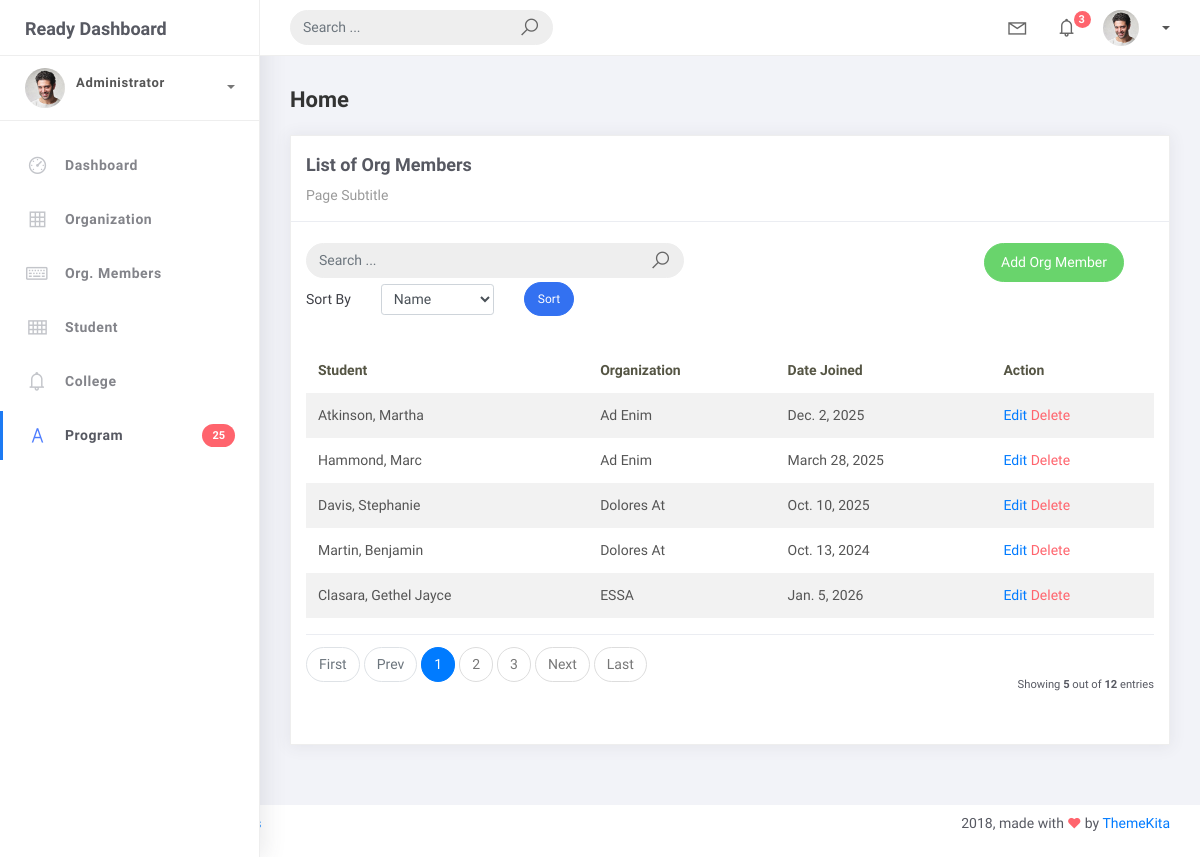
The app's page /orgmember_list, older data.
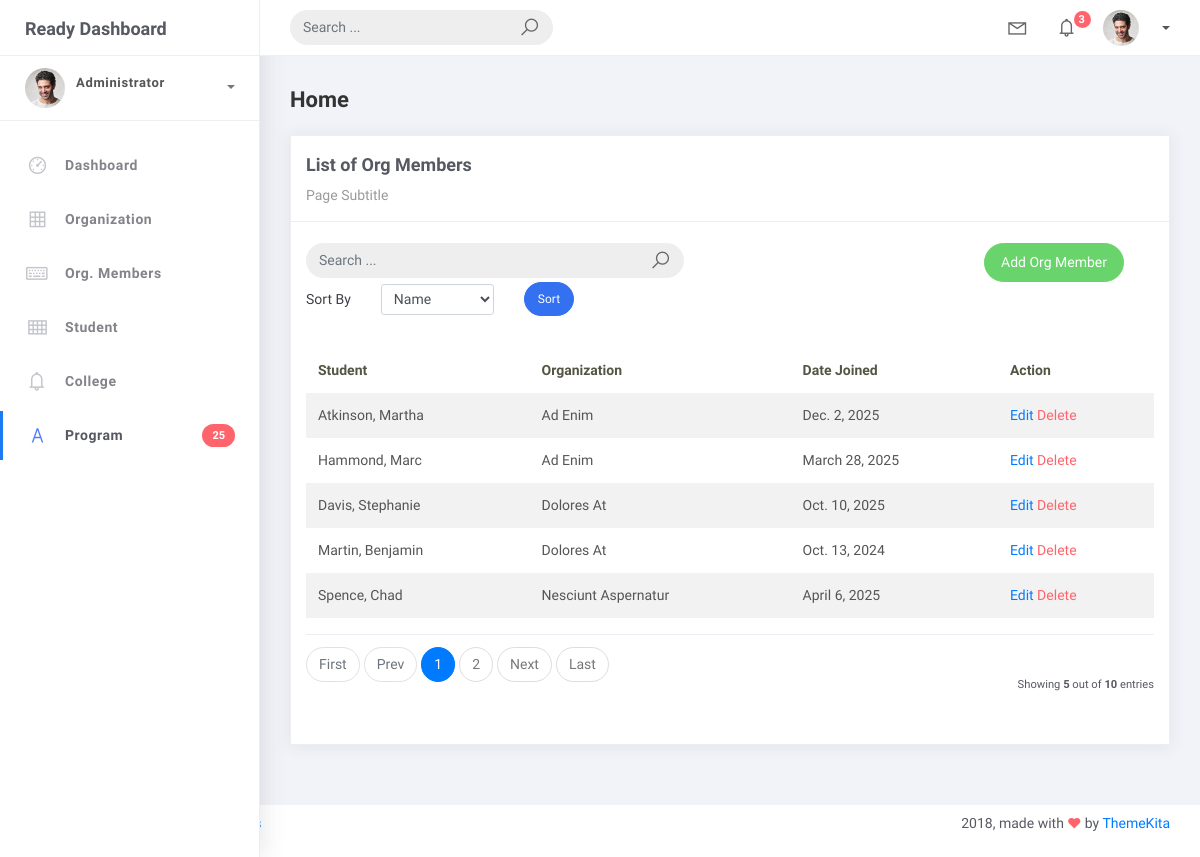
The same page, newer data.
### studentorg/models.py (models this page shows, shortened)
class BaseModel(models.Model):
    created_at = models.DateTimeField(auto_now_add=True, db_index=True)
    updated_at = models.DateTimeField(auto_now=True)
    class Meta:
        abstract = True

class OrgMember(BaseModel):
    student = models.ForeignKey(Student, on_delete=models.CASCADE)
    organization = models.ForeignKey(Organization, on_delete=models.CASCADE)
    date_joined = models.DateField()

class Student(BaseModel):
    student_id = models.CharField(max_length=15)
    lastname = models.CharField(max_length=25)
    firstname = models.CharField(max_length=25)
    middlename = models.CharField(max_length=25, blank=True, null=True)
    program = models.ForeignKey(Program, on_delete=models.CASCADE)
    def __str__(self):
        return f"{self.lastname}, {self.firstname}"

class Organization(BaseModel):
    name = models.CharField(max_length=250)
    college = models.ForeignKey(College, null=True, blank=True, on_delete=models.CASCADE)
    description = models.CharField(max_length=500)
    def __str__(self):
        return self.name

### studentorg/views.py (the view, shortened to what this page needs)
# urls.py: path('orgmember_list', OrgMemberList.as_view(), name='orgmember-list'),
class OrgMemberList(ListView):
    model = OrgMember
    context_object_name = 'orgmember'
    template_name = 'orgmember_list.html'
    paginate_by = 5
    def get_queryset(self):
            qs = super().get_queryset()
            query = self.request.GET.get('q')
            return qs
    def get_ordering(self):
        allowed = ["student__lastname", "date_joined"]
        sort_by = self.request.GET.get("sort_by")
        if sort_by in allowed:
           return sort_by
        return "organization__name"

### templates/orgmember_list.html (shortened to what the changed rows need)
{% extends 'base.html' %}
{% load static %}
{% block content %}
<div class="content">
    <div class="container-fluid">
        <div class="row">
            <div class="col-md-12">
                <div class="card">
                    <br />
                    <div class="card-body">
                        <table class="table table-striped mt-3">
                            <thead>
                                <tr>
                                    <th scope="col">Student</th>
                                    <th scope="col">Organization</th>
                                    <th scope="col">Date Joined</th>
                                    <th scope="col">Action</th>
                                </tr>
                            </thead>
                            <tbody>
                                {% for object in object_list %}
                                <tr>
                                    <td>{{ object.student }}</td>
                                    <td>{{ object.organization }}</td>
                                    <td>{{ object.date_joined }}</td>
                                    <td>
                                        <a href="orgmember_list/{{ object.id }}">Edit</a>
                                        <a href="orgmember_list/{{ object.id }}/delete" class="text-danger">Delete</a>
                                    </td>
                                </tr>
                                    {% empty %}
                                    <tr>
                                        <td colspan="4" style="text-align: center">
                                        <p class="text-sm font-weight-bold mb-0">No Records Found</p>
                                        </td>
                                    </tr>
                                    {% endfor %}
                            </tbody>
                        </table>
                        {% include 'includes/pagination.html' %}
                    </div>
                </div>
            </div>
        </div>
    </div>
</div>
{% endblock %}

Row changes from the older to the newer data that the page shows:
removed OrgMember: student "Clasara, Gethel Jayce", organization "ESSA", date_joined "Jan. 5, 2026"
now on this page (row unchanged): OrgMember: student "Spence, Chad", organization "Nesciunt Aspernatur", date_joined "April 6, 2025"
Text that changed along with them:
{{ paginator.count }}: "12" → "10"
list line gone: "3"
